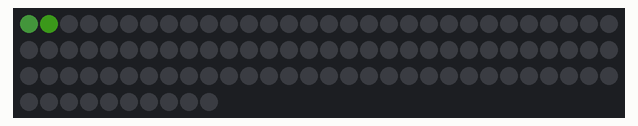
Recording of a sketch running on a simulated Arduino Uno, built with avr-gcc and run on an emulated ATmega328P. On the bench: 100 RGB LEDs in strip order, left to right, continuing on the next row. Dim RGB values are drawn brighter than linear; random numbers use the default seed unless the sketch sets one.

Above: at 5.48 s.
At 9.07 s:
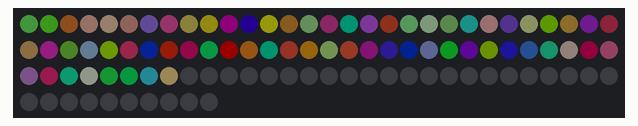
At 12.66 s:
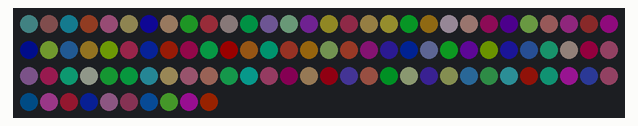
At 22.66 s:
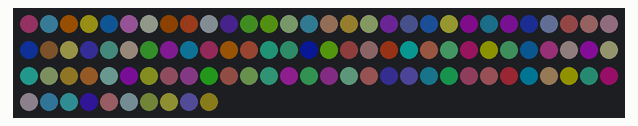
At 31.48 s:
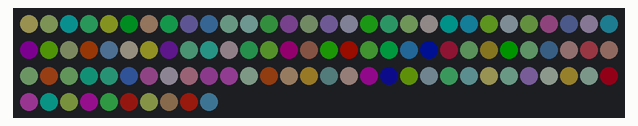
At 39.85 s:
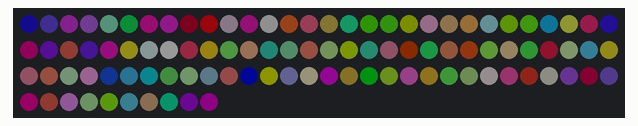

The sketch:

arduino-led.ino
```cpp
#include <Adafruit_NeoPixel.h>

#define LED_COUNT 100
#define PIN 9

Adafruit_NeoPixel leds = Adafruit_NeoPixel(LED_COUNT, PIN, NEO_GRB + NEO_KHZ800);

int R = 255;
int G = 100;
int B = 150;
int brightness = 32;

// Function declaration
void clearLEDs();

void setup() {
  leds.begin();
  clearLEDs();
}

void loop() {
  for (int i = 0; i < LED_COUNT; i++) {
    leds.setPixelColor(i, random(0, 200), random(0, 190), random(0, 180));
    leds.setBrightness(brightness);
    leds.show();
    delay(50);
  }
}

void clearLEDs() {
  for (int i = 0; i < LED_COUNT; i++) {
    leds.setPixelColor(i,0);
    leds.show();
    delay(50);
  }
}
```
